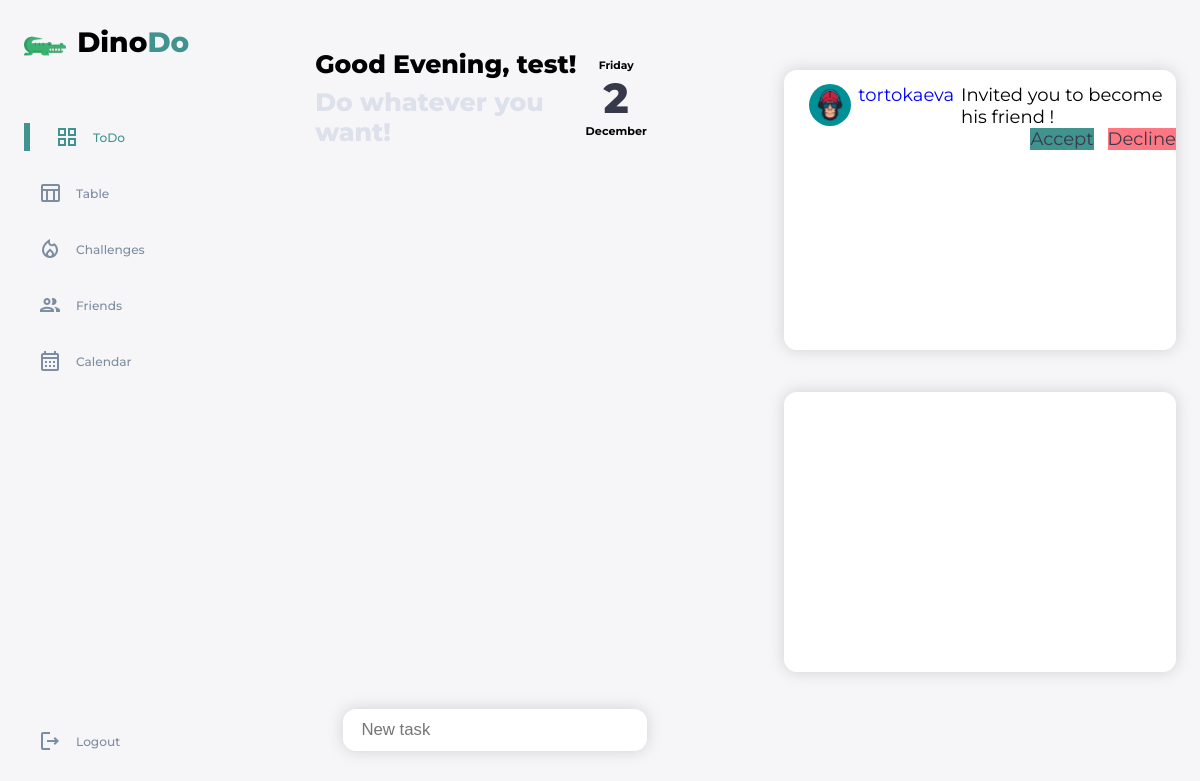
The app's page / (signed in), older data.
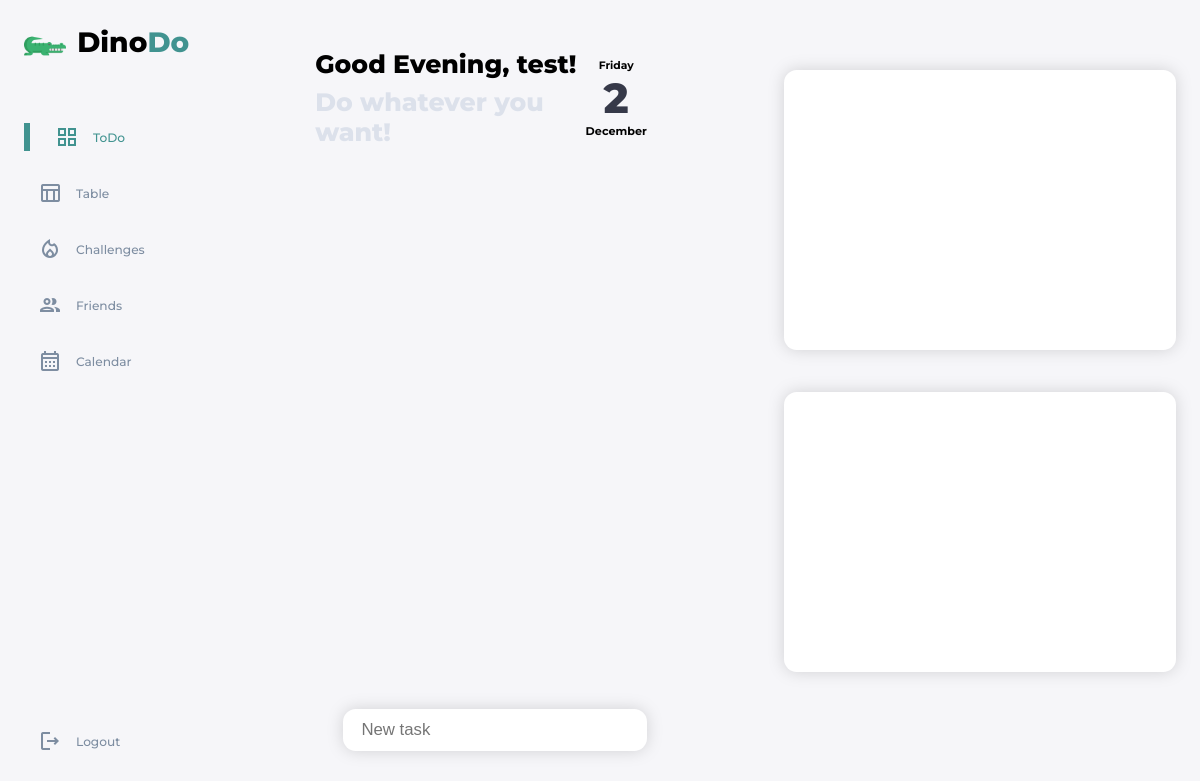
The same page, newer data.
### main/models.py (models this page shows, shortened)
class Relationship(models.Model):
    STATUS_CHOICES = [
        ('send', 'send'),
        ('accepted', 'accepted'),
    ]
    sender = models.ForeignKey(Profile, on_delete=models.CASCADE, related_name='sender')
    receiver = models.ForeignKey(Profile, on_delete=models.CASCADE, related_name='receiver')
    status = models.CharField(max_length=8, choices=STATUS_CHOICES)
    updated = models.DateTimeField(auto_now=True)
    created = models.DateTimeField(auto_now_add=True)
    class Meta:
        unique_together = ('sender', 'receiver')

class Profile(models.Model):
    user = models.OneToOneField(User, on_delete=models.CASCADE)
    photo = models.CharField(max_length=255, blank=True, null=False, default='main/default_avatar.jpg')
    experience = models.IntegerField(blank=True, null=False, default=0)
    levels = models.IntegerField(blank=True, null=False, default=0)
    friends = models.ManyToManyField(User, blank=True, related_name='friends')
    def __str__(self):
        return self.user.username

### main/views.py (the view)
# urls.py: path('', views.mainPage , name='main'),
@login_required(login_url='login', redirect_field_name='')
def mainPage(request):
    my_time = datetime.datetime.utcnow()
    day = my_time.day
    month = my_time.strftime("%B")
    weekday = my_time.strftime('%A')
    if request.method == 'POST':
        if request.POST['new-task']:
            task = Task(title=request.POST['new-task'], user=request.user)
            task.save()
            return redirect('main')
    challenges = UserChallenge.objects.filter(participant=request.user)
    tasks = Task.objects.filter(user=request.user)
    relationship = Relationship.objects.filter(receiver=request.user.profile).filter(status='send')
    profile = Profile.objects.get(user=request.user)
    context = {'tasks': tasks, 'challenges': challenges, 'day': day, 'month': month, 'weekday': weekday,'profile': profile, 'relationship':relationship}
    return render(request, 'main/main.html', context)

### main/templates/main/main.html (shortened to what this page needs)
{% extends 'main/base.html' %}
{% load static %}
{% block content %}
  <main>
      <div class="top-main">
        <div class="main-text">
          <h1>Good Evening, {{request.user}}!</h1>
          <h1 class="second">Do whatever you want!</h1>
        </div>
        <div class="date-main">
          <h5>{{weekday}}</h5>
          <span class="date-int">{{day}}</span>
          <h4>{{month}}</h4>
        </div>
      </div>
      <div class="tasks">
        <div class="active-tasks">
        </div>
        <form method="post">
          <div class="new-task">
            <div class="task-card-new">
              <input type="text" placeholder="New task" class="task-input" name="new-task" id="new-task">
            </div>
          </div>
        </form>
      </div>
    </main>
  <div class="rightside">
      <div class="challenges">
        <div class="card-right">
            {% for relation in relationship %}
          <div class="card-mini">
              <div class="card-mini-left">
                  <span><img src="{% static relation.sender.photo %}"></span>
              </div>
              <div class="rightt">
                  <div class="friendss-text">
                      <a href=""><span>{{relation.sender}}</span></a>
                      <span>Invited you to become his friend !</span>
                  </div>
                  <div class="acceptdecline">
                      <a href="{% url 'accept_relationship' profile_id=relation.sender.id %}"><span class="accept">Accept</span></a>
                      <a href="{% url 'decline_relationship' profile_id=relation.sender.id %}"><span class="decline">Decline</span></a>
                  </div>
              </div>
          </div>
            {% endfor %}
        </div>
      </div>
      <div class="notifications">
        <div class="card-right">
        </div>
      </div>
    </div>
{% endblock %}

Row changes from the older to the newer data that the page shows:
no longer on this page (row edited): Relationship: sender.photo (placeholder picture), sender "tortokaeva"
